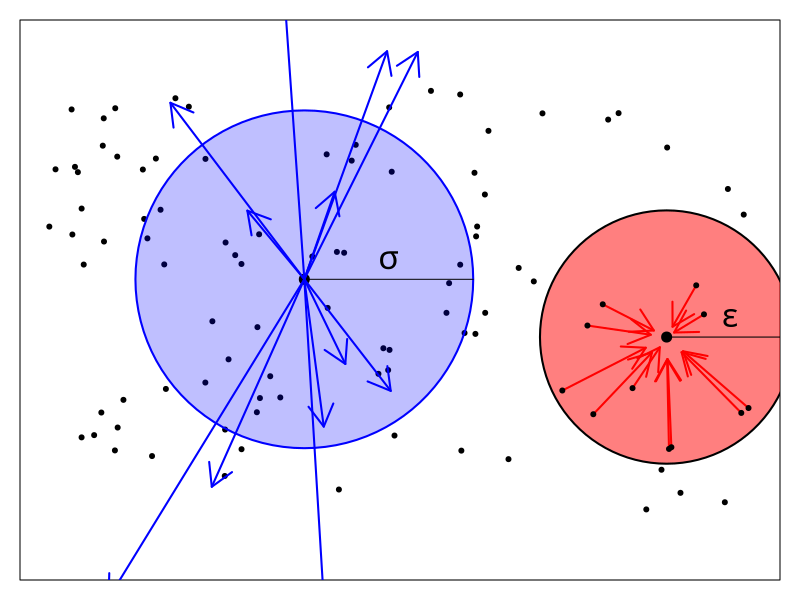
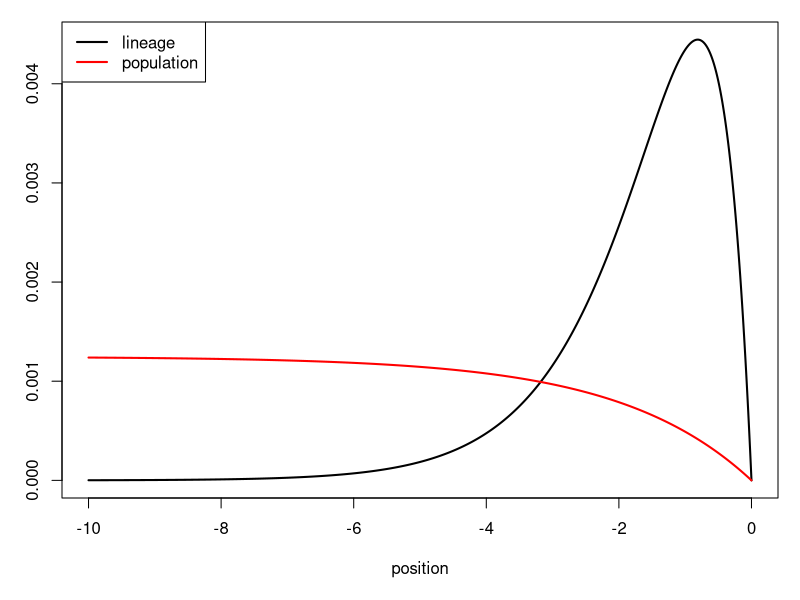

These charts were generated, in order, by the following R code:


##########
# diagram of continuous-space model

draw_circle <- function (xy, r, radius_label, ...) {
    xy <- unlist(xy)
    theta <- seq(0, 2*pi, length.out=101)
    polygon(xy[1] + r * cos(theta),
            xy[2] + r * sin(theta), ...)
    if (!missing(radius_label)) {
        segments(x0=xy[1], y0=xy[2], x1=xy[1] + r)
        text(xy[1] + r/2, xy[2], labels=radius_label, pos=3, cex=2)
    }
}

N <- 100
epsilon <- 0.3
sigma <- 0.4
H <- 1
W <- 5/3

set.seed(30)
xy <- data.frame(
            x=W * (runif(N) - 0.5),
            y=H * (runif(N) - 0.5)
        )

xy <- xy[order(xy$x^2 + xy$y^2),]

pdf(file="scales_diagram.pdf", width=5, height=3)
par(mar=c(1,1,1,1))
k <- 61
    plot(xy$x, xy$y, type='n',
         xlim=c(-1, 1) * W/2, ylim=c(-1, 1) * H/2,
         asp=1, xaxt='n', xlab='', yaxt='n', ylab='')
    draw_circle(xy[k,], epsilon, col=adjustcolor("red", 0.5), lwd=2, radius_label=expression(epsilon))
    points(xy[k,1], xy[k,2], cex=2, pch=20)
    in_circle <- setdiff(which((xy$x - xy[k,1])^2 + (xy$y - xy[k,2])^2 < epsilon^2), k)
    arrows(x0=xy$x[in_circle], y0=xy$y[in_circle],
           x1=0.8 * xy[k,1] + 0.2 * xy$x[in_circle],
           y1=0.8 * xy[k,2] + 0.2 * xy$y[in_circle],
           col='red', lwd=2)
    points(xy$x, xy$y, pch=20)
k <- 15
    n <- 12
    draw_circle(xy[k,], sigma, border="blue", col=adjustcolor("blue", 0.25), lwd=2, radius_label=expression(sigma))
    points(xy[k,1], xy[k,2], cex=2, pch=20)
    arrows(
        x0=xy[k,1], y0=xy[k,2],
        x1=xy[k,1] + rnorm(12, sd=sigma),
        y1=xy[k,2] + rnorm(12, sd=sigma),
        col='blue', lwd=2
    )
dev.off()


##########
# stationary distribution for lineages in the PME

xvals <- seq(-10, 0, length.out=1001)

# wavefront
w <- function (x) {
    y <- pmax(0, 1 - exp(x / 2))
    return(y / sum(y))
}

# stationary distribution for lineages
f <- function (x) {
    y <- exp(x) * (1 - exp(x/2))
    return(y / sum(y))
}

pdf(file='pme_dists.pdf', width=5, height=3)
par(mar=c(5,3,1,1)+.1)
    plot(xvals, f(xvals), type='l',
         ylab='', xlab='position', lwd=2)
    lines(xvals, w(xvals), col='red', lwd=2)
    legend("topleft", lty=1, lwd=2, col=c("black", "red"),
           legend=c("lineage", "population"))
dev.off()
